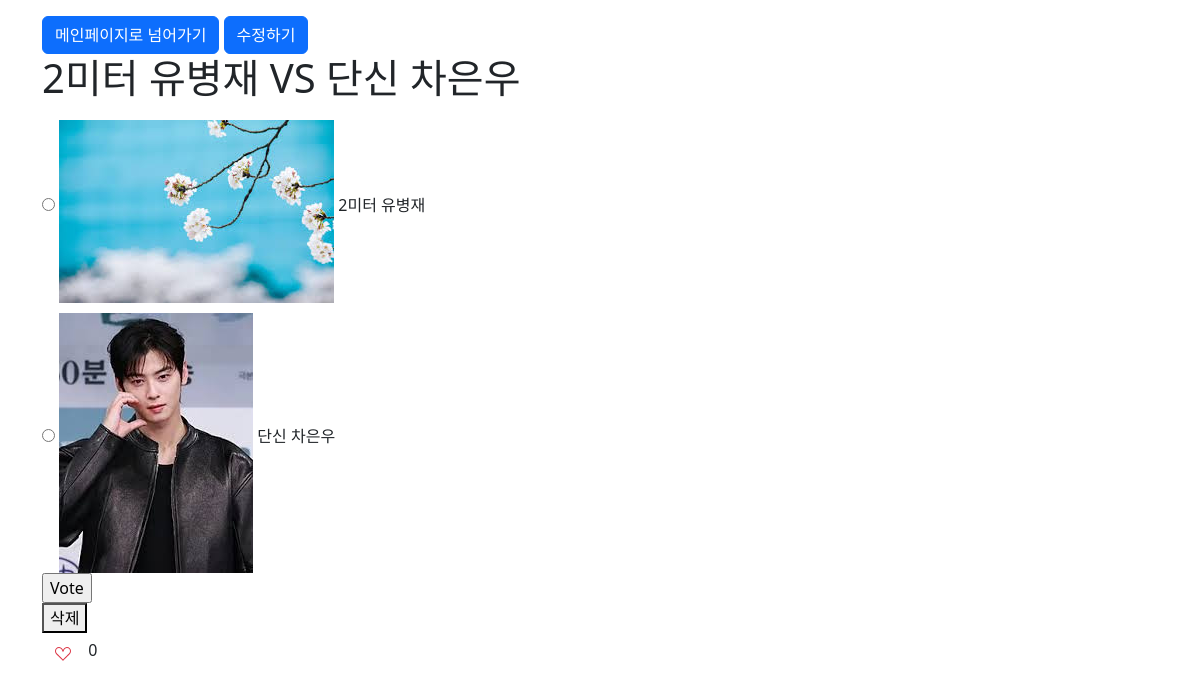
The app's page /polls/21/ with its own data.
### polls/models.py (models this page shows, shortened)
class Question(models.Model):
    user = models.ForeignKey(settings.AUTH_USER_MODEL, on_delete=models.CASCADE, default=1)
    like_users = models.ManyToManyField(settings.AUTH_USER_MODEL, related_name='like_articles')
    question_Text = models.CharField(max_length=200)
    pub_date = models.DateTimeField('date published')

class Choice(models.Model):
    question = models.ForeignKey(Question, on_delete=models.CASCADE)
    choice_text = models.CharField(max_length=200)
    votes = models.IntegerField(default=0)
    image = models.ImageField(upload_to='choice_imgaes/', null=True, blank=True)

### polls/views.py (the view)
# urls.py: path('<int:question_id>/', views.detail, name='detail'),
def detail(request, question_id): # 상세 페이지
    question = get_object_or_404(Question, pk=question_id) # question_id에 해당하는 Question를 가져옴.없으면 404 페이지 반환
    choices = question.choice_set.all()
    return render(request, 'polls/detail.html', {'question': question}) # polls/detail.html 템플릿을 렌더링하면서 question 객체 전달

### templates/polls/detail.html (shortened to what this page needs)
{% extends 'base.html' %}
{% block content %}
<div class="container my-3">
  <a href="/polls/" class="btn btn-primary">메인페이지로 넘어가기</a>
<a href="{% url 'polls:modify' question.id %}" class="btn btn-primary">수정하기</a>
<h1>{{ question.question_Text }}</h1>
<form action="{% url 'polls:vote' question.id %}" method="post">
{% for choice in question.choice_set.all %}
    <input type="radio" name="choice" id="choice{{ forloop.counter }}" value="{{ choice.id }}">
    {% if choice.image %}
    <img src="{{ choice.image.url }}" alt="Choice Image" style="max-width: 100%; height: auto; margin-top: 10px;">
    {% endif %}
    <label for="choice{{ forloop.counter }}">{{ choice.choice_text }}</label><br>
{% endfor %}
<input type="submit" value="Vote">
</form>
<form action="{% url 'polls:delete' question.id %}" method="post" style="display:inline;">
  <button type="submit">삭제</button>
</form>
<form action="{% url 'polls:likes' question.id %}" method="post">
    {% if user in question.like_users.all %}
      <button class="btn btn-link text-danger">
        <svg xmlns="http://www.w3.org/2000/svg" width="16" height="16" fill="currentColor" class="bi bi-suit-heart-fill" viewBox="0 0 16 16">
          <path d="M4 1c2.21 0 4 1.755 4 3.92C8 2.755 9.79 1 12 1s4 1.755 4 3.92c0 3.263-3.234 4.414-7.608 9.608a.513.513 0 0 1-.784 0C3.234 9.334 0 8.183 0 4.92 0 2.755 1.79 1 4 1z"/>
        </svg>
      </button>
    {% else %}
      <button class="btn btn-link text-danger">
      </button>
    {% endif %}
    {{ question.like_users.all|length }}
  </form>
</div>
{% endblock %}

### records on screen
Question: question_Text "2미터 유병재 VS 단신 차은우", like_users.all|length "0"
Choice: image (picture), choice_text "2미터 유병재"
Choice: image (picture), choice_text "단신 차은우"
